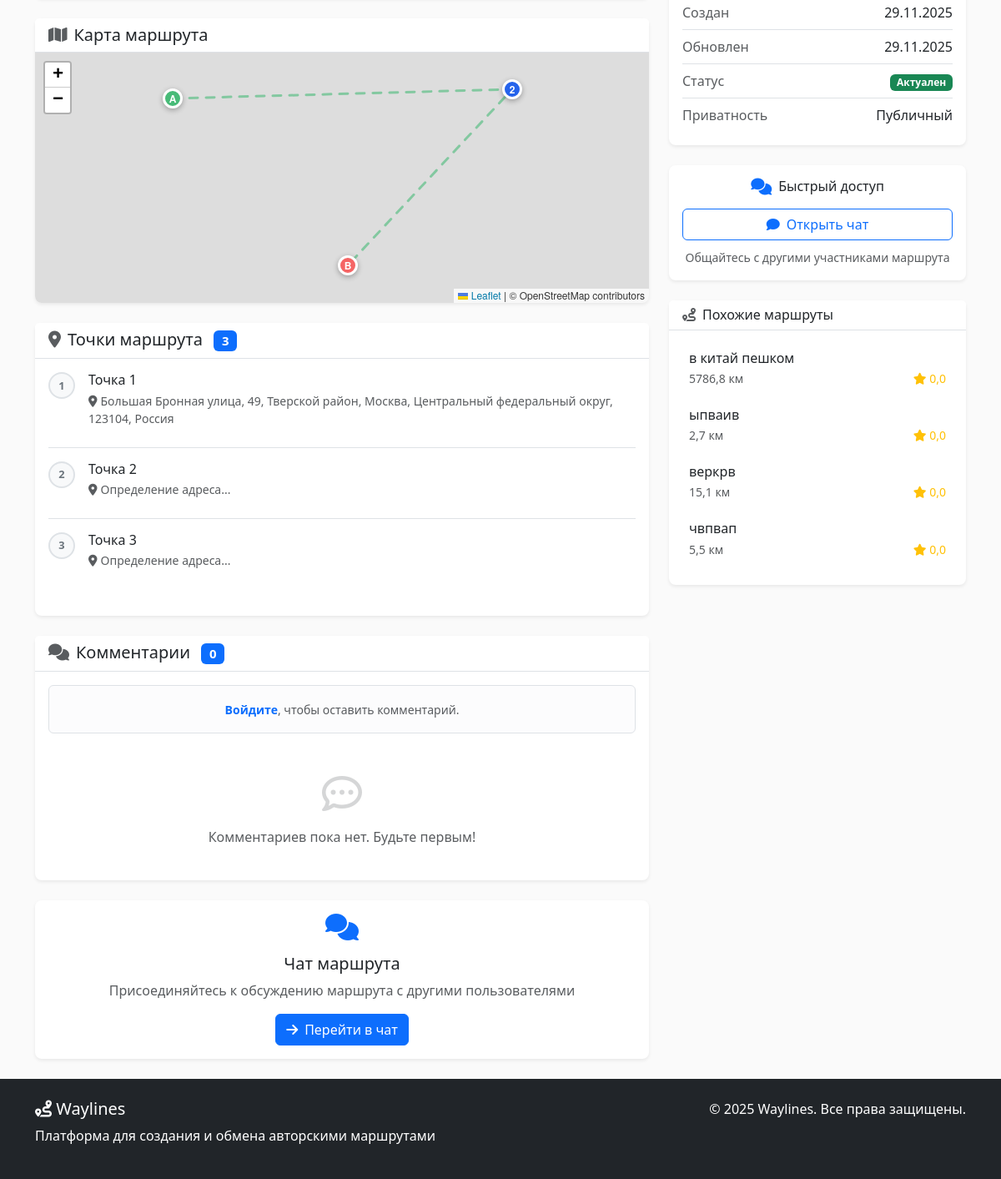
The app's page /routes/12/ (lower part), older data.
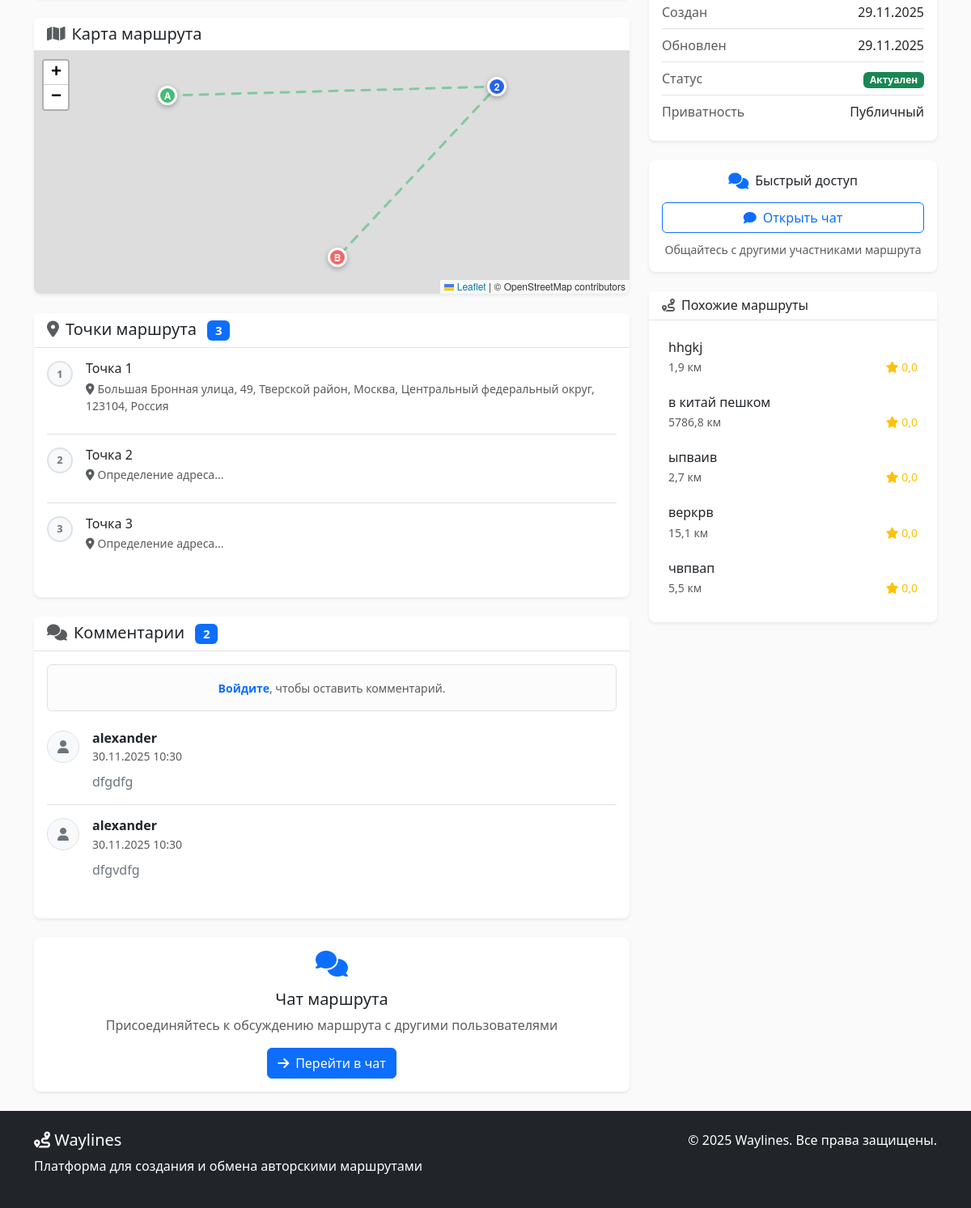
The same page, newer data.
### routes/models.py (models this page shows, shortened)
class RoutePoint(models.Model):
    CATEGORY_CHOICES = [
        ("attraction", "Изюминка"),
        ("nature", "Естественная"),
        ("forest", "Лес"),
        ("bus_stop", "Автобусная остановка"),
        ("viewpoint", "Смотровая площадка"),
        ("restaurant", "Ресторан"),
        ("hotel", "Отель"),
        ("museum", "Музей"),
        ("park", "Парк"),
        ("monument", "Памятник"),
        ("church", "Храм"),
        ("beach", "Пляж"),
    ]
    route = models.ForeignKey(
        Route,
        on_delete=models.CASCADE,
        related_name="points",
        verbose_name="Маршрут",
    )
    name = models.CharField("Название", max_length=200)
    description = models.TextField("Описание", blank=True)
    address = models.TextField("Адрес", blank=True)
    latitude = models.FloatField(
        "Широта",
        validators=[MinValueValidator(-90.0), MaxValueValidator(90.0)],
    )
    longitude = models.FloatField(
        "Долгота",
        validators=[MinValueValidator(-180.0), MaxValueValidator(180.0)],
    )
    elevation = models.FloatField("Высота", null=True, blank=True)
    category = models.CharField(
        "Категория", max_length=20, choices=CATEGORY_CHOICES, blank=True
    )
    hint_author = models.CharField(
        "Автор подсказки", max_length=100, blank=True
    )
    tags = models.JSONField("Теги", default=list, blank=True)
    order = models.PositiveIntegerField("Порядок", default=0)
    has_panorama = models.BooleanField("Есть панорама", default=False)
    audio_guide = models.FileField(
        "Аудиогид", upload_to="point_audio/", blank=True, null=True
    )
    created_at = models.DateTimeField("Создано", auto_now_add=True)
    class Meta:
        verbose_name = "Точка маршрута"
        verbose_name_plural = "Точки маршрута"
        ordering = ["order"]

class Route(models.Model):
    PRIVACY_CHOICES = [
        ("public", "Публичный"),
        ("private", "Приватный"),
        ("link", "По ссылке"),
        ("personal", "Персональный"),
    ]
    ROUTE_TYPE_CHOICES = [
        ("driving", "Автомобильный"),
        ("walking", "Пеший"),
        ("cycling", "Велосипедный"),
        ("mixed", "Смешанный"),
    ]
    MOOD_CHOICES = [
        ("calm", "Спокойный"),
        ("active", "Активный"),
        ("extreme", "Экстремальный"),
        ("romantic", "Романтический"),
        ("family", "Семейный"),
        ("adventure", "Приключенческий"),
    ]
    THEME_CHOICES = [
        ("historical", "Исторический"),
        ("nature", "Природный"),
        ("urban", "Городской"),
        ("cultural", "Культурный"),
        ("gastronomic", "Гастрономический"),
        ("religious", "Религиозный"),
        ("architectural", "Архитектурный"),
    ]
    author = models.ForeignKey(
        User,
        on_delete=models.CASCADE,
        related_name="routes",
        verbose_name="Автор",
    )
    name = models.CharField("Название", max_length=200)
    description = models.TextField("Описание", blank=True)
    short_description = models.TextField(
        "Краткое описание", max_length=300, blank=True
    )
    privacy = models.CharField(
        "Приватность", max_length=20, choices=PRIVACY_CHOICES, default="public"
    )
    route_type = models.CharField(
        "Тип маршрута",
        max_length=20,
        choices=ROUTE_TYPE_CHOICES,
        default="walking",
    )
    mood = models.CharField(
        "Настроение", max_length=20, choices=MOOD_CHOICES, blank=True
    )
    theme = models.CharField(
        "Тема", max_length=20, choices=THEME_CHOICES, blank=True
    )
    duration_minutes = models.IntegerField(
        "Продолжительность (минут)", default=0
    )
    country = models.CharField(max_length=100, blank=True, null=True, verbose_name="Страна")
    total_distance = models.FloatField("Общее расстояние (км)", default=0)
    is_active = models.BooleanField("Актуален", default=True)
    has_audio_guide = models.BooleanField("Есть аудиогид", default=False)
    is_elderly_friendly = models.BooleanField("Для пожилых", default=False)
    shared_with = models.ManyToManyField(
        User,
        related_name="shared_routes",
        blank=True,
        verbose_name="Доступно для",
    )
    created_at = models.DateTimeField("Создан", auto_now_add=True)
    updated_at = models.DateTimeField("Обновлён", auto_now=True)
    last_status_update = models.DateTimeField(
        "Последнее обновление статуса", auto_now=True
    )
    qr_code = models.ImageField(upload_to='qr_codes/', blank=True, null=True, verbose_name="QR код")
    class Meta:
        verbose_name = "Маршрут"
        verbose_name_plural = "Маршруты"
        ordering = ["-created_at"]
    def get_average_rating(self):
        ratings = self.ratings.all()
        if ratings:
            return sum(r.rating for r in ratings) / len(ratings)
        return 0

### interactions/models.py (models this page shows, shortened)
class Comment(models.Model):
    user = models.ForeignKey(
        User,
        on_delete=models.CASCADE,
        related_name="interaction_comments",
        verbose_name="Пользователь",
    )
    route = models.ForeignKey(
        Route,
        on_delete=models.CASCADE,
        related_name="interaction_comments",
        verbose_name="Маршрут",
    )
    text = models.TextField(verbose_name="Текст комментария")
    created_at = models.DateTimeField(
        auto_now_add=True, verbose_name="Дата создания"
    )
    updated_at = models.DateTimeField(
        auto_now=True, verbose_name="Дата изменения"
    )
    class Meta:
        verbose_name = "Комментарий"
        verbose_name_plural = "Комментарии"
        ordering = ["-created_at"]

### routes/views.py (the view, shortened to what this page needs)
# urls.py: path("<int:route_id>/", views.route_detail, name="route_detail"),
def route_detail(request, route_id):
    route = get_object_or_404(Route, id=route_id)
    if not can_view_route(request.user, route):
        messages.error(request, "У вас нет доступа к этому маршруту")
        return redirect("home")
    points = route.points.all().order_by("order").prefetch_related("photos")
    comments = route.comments.all().order_by("-created_at")[:10]
    route_photos = route.photos.all().order_by("order")
    route_chat_messages = []
    if hasattr(route, 'chat'):
        route_chat_messages = route.chat.messages.all().select_related('user').order_by('-timestamp')[:20]
    user_favorites_ids = []
    if request.user.is_authenticated:
        user_favorites_ids = RouteFavorite.objects.filter(
            user=request.user
        ).values_list('route_id', flat=True)
    user_rating = None
    if request.user.is_authenticated:
        try:
            user_rating = RouteRating.objects.get(user=request.user, route=route).rating
        except RouteRating.DoesNotExist:
            pass
    similar_routes = Route.objects.filter(
        route_type=route.route_type,
        privacy="public",
        is_active=True
    ).exclude(id=route.id)[:5]
    context = {
        "route": route,
        "points": points,
        "route_photos": route_photos,
        "comments": comments,
        "route_chat_messages": route_chat_messages,
        "user_favorites_ids": list(user_favorites_ids),
        "user_rating": user_rating,
        "similar_routes": similar_routes,
    }
    return render(request, "routes/route_detail.html", context)

### routes/views.py (called while the page is built, shortened)
def can_view_route(user, route):
    if route.privacy == "public":
        return True

### users/context_processors.py (called while the page is built, shortened)
def navbar_context(request):
    context = {}
    return context

### templates/routes/route_detail.html (shortened to what the changed rows need)
{% extends 'base.html' %}
{% load static %}
{% block content %}
<div class="route-detail-page">
    <div class="container">
        <div class="row">
            <div class="col-lg-8">
                <div class="card border-0 shadow-sm mb-4">
                    <div class="card-header bg-white border-bottom">
                        <h5 class="card-title mb-0 text-dark">
                            <i class="fas fa-location-dot me-2 text-muted"></i>Точки маршрута
                            <span class="badge bg-primary ms-2">{{ route.points.count }}</span>
                        </h5>
                    </div>
                    <div class="card-body">
                        <div class="points-list">
                            {% for point in points %}
                            <div class="point-item mb-3 pb-3 {% if not forloop.last %}border-bottom{% endif %}">
                                <div class="d-flex align-items-start">
                                    <div class="point-number me-3">
                                        <div class="number-circle">{{ forloop.counter }}</div>
                                    </div>
                                    <div class="point-content flex-grow-1">
                                        <h6 class="point-title text-dark mb-1">{{ point.name }}</h6>
                                        {% if point.address %}
                                        <p class="point-address text-muted small mb-2">
                                            <i class="fas fa-map-marker-alt me-1"></i>{{ point.address }}
                                        </p>
                                        {% endif %}
                                    </div>
                                </div>
                            </div>
                            {% endfor %}
                        </div>
                    </div>
                </div>
                {% include "interactions/comments.html" %}
            </div>
            <div class="col-lg-4">
                <div class="card border-0 shadow-sm mb-4">
                    <div class="card-body">
                        <div class="info-list">
                            <div class="info-item d-flex justify-content-between py-2 border-bottom">
                                <span class="info-label text-muted">Создан</span>
                                <span class="info-value text-dark">{{ route.created_at|date:"d.m.Y" }}</span>
                            </div>
                            <div class="info-item d-flex justify-content-between py-2 border-bottom">
                                <span class="info-label text-muted">Обновлен</span>
                                <span class="info-value text-dark">{{ route.updated_at|date:"d.m.Y" }}</span>
                            </div>
                            <div class="info-item d-flex justify-content-between py-2">
                                <span class="info-label text-muted">Приватность</span>
                                <span class="info-value text-dark">{{ route.get_privacy_display }}</span>
                            </div>
                        </div>
                    </div>
                </div>
                {% if similar_routes %}
                <div class="card border-0 shadow-sm">
                    <div class="card-body">
                        {% for similar in similar_routes %}
                        <a href="{% url 'route_detail' similar.id %}" class="similar-route text-decoration-none d-block">
                            <div class="similar-item p-2 rounded hover-bg mb-2">
                                <h6 class="similar-title text-dark mb-1">{{ similar.name }}</h6>
                                <div class="d-flex justify-content-between align-items-center">
                                    <small class="text-muted">{{ similar.total_distance|floatformat:1 }} км</small>
                                    <small class="text-warning">
                                        <i class="fas fa-star"></i> {{ similar.get_average_rating|default:0|floatformat:1 }}
                                    </small>
                                </div>
                            </div>
                        </a>
                        {% endfor %}
                    </div>
                </div>
                {% endif %}
            </div>
        </div>
    </div>
</div>
{% endblock %}
{% block extra_css %}
<link rel="stylesheet" href="https://unpkg.com/leaflet@1.9.4/dist/leaflet.css" />
{% endblock %}

### templates/interactions/comments.html (shortened to what this page needs)
{% load static %}
<div class="card border-0 shadow-sm mb-4" id="comments-section">
    <div class="card-header bg-white border-bottom">
        <h5 class="card-title mb-0 text-dark">
            <i class="fas fa-comments me-2 text-muted"></i>Комментарии
            <span class="badge bg-primary ms-2">{{ route.interaction_comments.count }}</span>
        </h5>
    </div>
    <div class="card-body">
        {% if user.is_authenticated %}
        <div class="mb-4">
            <form method="post" action="{% url 'interactions:add_comment' route.id %}" class="comment-form">
                {% csrf_token %}
                <div class="mb-2">
                    <textarea name="text" class="form-control" rows="3" placeholder="Напишите ваш комментарий..." required></textarea>
                </div>
                <div class="d-flex justify-content-end">
                    <button type="submit" class="btn btn-primary btn-sm">
                        <i class="fas fa-paper-plane me-1"></i>Отправить
                    </button>
                </div>
            </form>
        </div>
        {% else %}
        <div class="alert alert-light text-center mb-4 border" role="alert">
            <small class="text-muted">
                <a href="{% url 'login' %}?next={{ request.path }}" class="fw-bold text-decoration-none">Войдите</a>, чтобы оставить комментарий.
            </small>
        </div>
        {% endif %}
        <div class="comments-list">
            {% for comment in route.interaction_comments.all %}
            <div class="comment-item d-flex mb-3 pb-3 {% if not forloop.last %}border-bottom{% endif %}">
                <div class="flex-shrink-0">
                    <div class="avatar-placeholder rounded-circle bg-light d-flex align-items-center justify-content-center border" style="width: 40px; height: 40px;">
                        <i class="fas fa-user text-secondary"></i>
                    </div>
                </div>
                <div class="flex-grow-1 ms-3">
                    <div class="d-flex justify-content-between align-items-start">
                        <div>
                            <h6 class="mb-0 text-dark fw-bold">{{ comment.user.username }}</h6>
                            <small class="text-muted">{{ comment.created_at|date:"d.m.Y H:i" }}</small>
                        </div>
                    </div>
                    <p class="comment-text text-secondary mt-2 mb-0" style="white-space: pre-line;">{{ comment.text }}</p>
                </div>
            </div>
            {% empty %}
            <div class="text-center py-4 text-muted">
                <i class="far fa-comment-dots fa-3x mb-3 opacity-25"></i>
                <p class="mb-0">Комментариев пока нет. Будьте первым!</p>
            </div>
            {% endfor %}
        </div>
    </div>
</div>

Row changes from the older to the newer data that the page shows:
computed for Route "Публичный": interaction_comments.count "0" → "2"
added Comment: user.username "alexander", created_at "30.11.2025 10:30", text "dfgdfg"
added Comment: user.username "alexander", created_at "30.11.2025 10:30", text "dfgvdfg"
added Route: name "hhgkj", total_distance "1,9", get_average_rating "0,0"
Text that changed along with them:
text no longer shown: "Комментариев пока нет. Будьте первым!"
